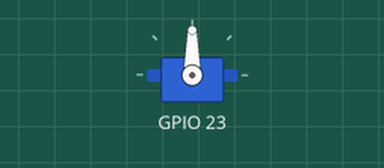
Simulated run of this sketch. Board: ESP32. On the bench: servo.

Above: at 0.05 s.
Timing chart, 0 to 5.2 s (numbered marks = the images above):
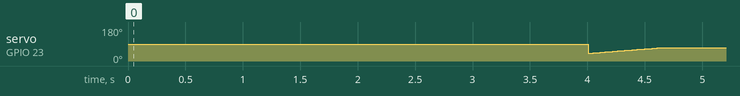

The sketch:

SpeedTest.ino
```cpp
#include <ESP32Servo.h>

constexpr uint8_t servo1Pin = MOSI;
int servo1ReadPin = A3;
uint16_t servo1Read;

class SlowServo {
  protected:
    uint16_t target = 40;       // target angle
    uint16_t current = 40;      // current angle
    uint8_t interval = 20;      // delay time
    uint32_t previousMillis = 0;
    Servo servo;

    public:
    void begin(byte pin)
    {
      servo.attach(pin);
    }

    void setSpeed(uint8_t newSpeed)
    {
      interval = newSpeed;
    }

    void set(uint16_t newTarget)
    {
      target = newTarget;
    }

    void update()
    {
      if (millis() - previousMillis > interval)
      {
        previousMillis = millis();
        if (target < current)
        {
          current--;
          servo.write(current);
        }
        else if (target > current)
        {
          current++;
          servo.write(current);
        }
      }
    }
};

SlowServo myservo1;  // create a servo object

uint32_t prev = 0;
uint8_t x = 0;


void setup() {
  Serial.begin(115200);
  myservo1.begin(servo1Pin);
  myservo1.set(40);
}

void loop() {

  if
  (millis() - prev > 2000) {
    prev = millis();
    if (x == 0) {
      myservo1.set(40);
      x += 1;
    }
    else {
      myservo1.set(70);
      x-= 1;
    }
  }

  myservo1.update();
}
```
